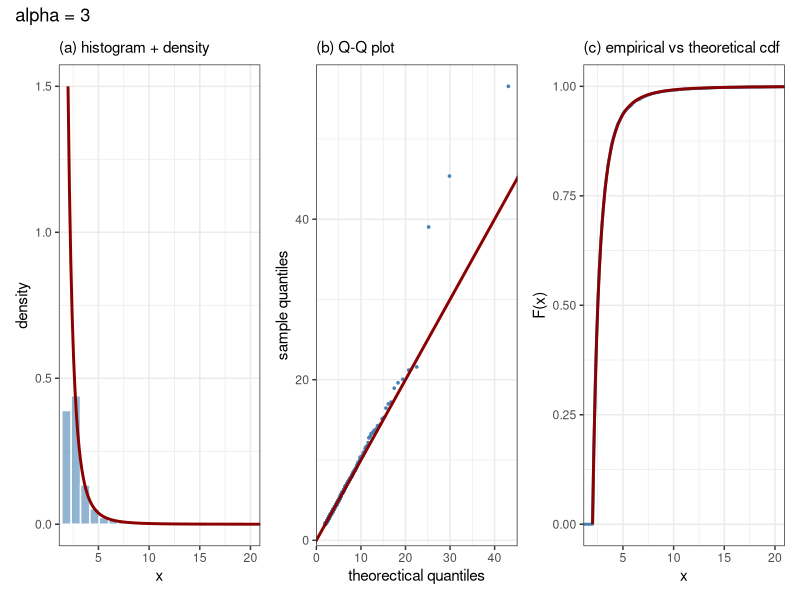
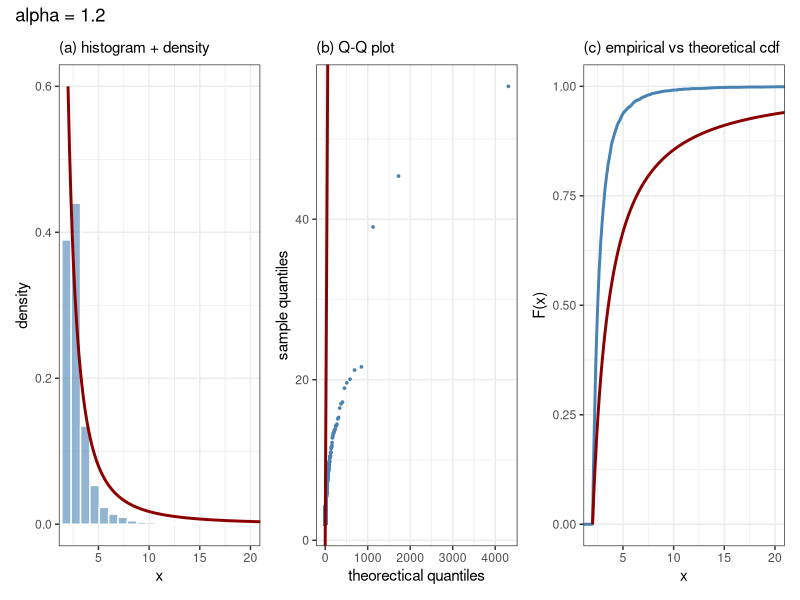
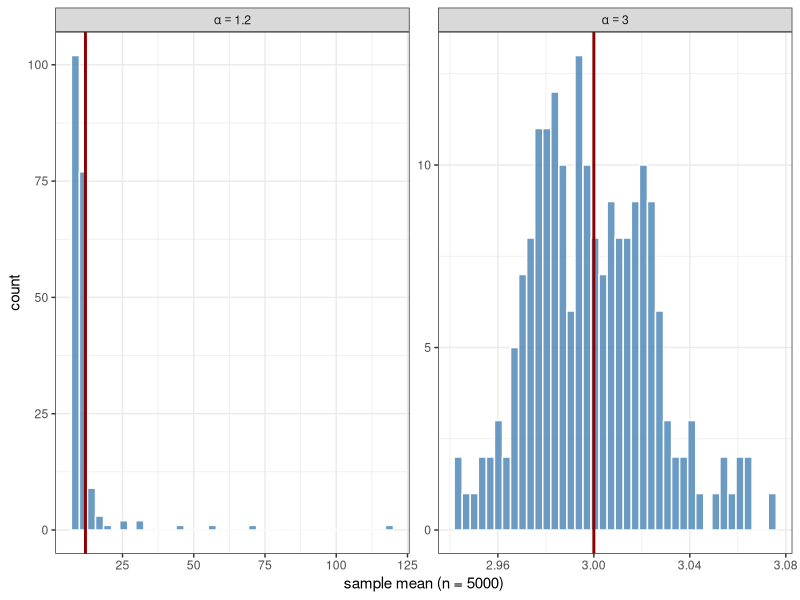

Write R code to recreate these figures, in order.
## ---- chunk 1
library(tidyverse)
library(patchwork)

rpareto_inv <- function(n, x0, al) {
  # n i.i.d. uniform(0, 1)
  u <- runif(n)
  # apply the inverse cdf -> Pareto draws
  x0 * (1 - u)^(-1 / al)
}
## ---- chunk 2
set.seed(20260812)
n <- 5000
x0 <- 2
alpha3 <- 3
x <- rpareto_inv(n, x0, alpha3)
## ---- chunk 3
# theoretical density
dpareto <- function(x, x0, al) {
  ifelse(x >= x0, (al * x0^al) / (x^(al + 1)), 0)
}

# theoretical quantile
qpareto <- function(p, x0, al) {
  x0 * (1 - p) ^ (-1 / al)
}

# theoretical cdf
ppareto <- function(x, x0, al) {
  1 - (x0 / x)^al
}

# returns three panels side by side
#   a) histogram + theoretical density
#   b) Q-Q plot (sample quantiles vs theoretical quantile)
#   c)empirical cdf vs theoretical cdf
checks <- function(x, x0, al, tag) {
  # plotting positions used to evaluate the theoretical quantiles
  p <- (seq_along(x) - 0.5) / length(x)
  
  # one data frame for all panels
  d <- data.frame(x = x,
                  theoq = qpareto(p, x0, al),
                  sampleq = sort(x))
  
  # axis cap: show the bulk of the data, hide the extreme 0.1% tail
  xmax <- quantile(x, 0.999)
  
  # 
  xs <- seq(x0, max(x), length.out = 400)
  
  # a) histogram + theoretical density
  p1 <- ggplot(d, aes(x)) +
    geom_histogram(
      aes(y = after_stat(density)),
      bins = 60,
      fill = "steelblue",
      alpha = 0.6,
      color = "white"
    ) +
    geom_line(
      data = data.frame(x = xs, y = dpareto(xs, x0, al)),
      aes(x, y),
      color = "darkred",
      linewidth = 1
    ) +
    coord_cartesian(xlim = c(x0, xmax)) +
    labs(
      subtitle = paste("(a) histogram + density"),
      x = "x",
      y = "density"
    ) +
    theme_bw()
  
  # b) Q-Q plot
  p2 <- ggplot(d, aes(theoq, sampleq)) +
    geom_point(size = 0.6, color = "steelblue") +
    geom_abline(
      slope = 1,
      intercept = 0,
      color = "darkred",
      linewidth = 1
    ) +
    labs(subtitle = paste("(b) Q-Q plot"),
         x = "theorectical quantiles",
         y = "sample quantiles") +
    theme_bw()
  
  # empirical vs theoretical cdf
  p3 <- ggplot(d, aes(x)) +
    stat_ecdf(geom = "step",
              color = "steelblue",
              linewidth = 1) +
    geom_line(
      data = data.frame(x = xs, y = ppareto(xs, x0, al)),
      aes(x, y),
      color = "darkred",
      linewidth = 1
    ) +
    coord_cartesian(xlim = c(x0, xmax)) +
    labs(
      subtitle = paste("(c) empirical vs theoretical cdf"),
      x = "x",
      y = "F(x)"
    ) +
    theme_bw()
  
  # combine the three panels side by side
  wrap_plots(p1, p2, p3, ncol = 3) + plot_annotation(title = tag)
}

# produce and show the three diagnostic plots
plt_alpha3 <- checks(x, x0, al = alpha3, "alpha = 3")
plt_alpha3
## ---- chunk 4
theomean3 <- alpha3 * x0 / (alpha3 - 1)
c(
  theoretical_mean = theomean3,
  sample_mean = mean(x),
  relative_diff = (mean(x) - theomean3) / theomean3
)
## ---- chunk 5
alpha12 <- 1.2
set.seed(20260812)
y <- rpareto_inv(n, x0, alpha12)
theomean12 <- alpha12 * x0 / (alpha12 - 1)

plt_alpha12 <- checks(x, x0, al = alpha12, "alpha = 1.2")
plt_alpha12

set.seed(123)
reps <- 200
mean3 <- replicate(reps, mean(rpareto_inv(n, x0, alpha3)))
mean12 <- replicate(reps, mean(rpareto_inv(n, x0, alpha12)))
c(alpha3_sd_of_means = sd(mean3),
  alpha12_sd_of_means = sd(mean12))
summary(mean12)

stab <- data.frame(
  mean = c(mean3, mean12),
  alpha = factor(rep(c("alpha == 3", "alpha == 1.2"), each = reps))
)

plt_stab <- ggplot(stab, aes(mean)) +
  geom_histogram(
    bins = 40,
    fill = "steelblue",
    alpha = 0.8,
    color = "white"
  ) +
  geom_vline(
    data = data.frame(theo = c(3, 12), alpha = factor(c(
      "alpha == 3", "alpha == 1.2"
    ))),
    aes(xintercept = theo),
    color = "darkred",
    linewidth = 1
  ) +
  facet_wrap( ~ alpha, scale = "free", labeller = label_parsed) +
  labs(x = "sample mean (n = 5000)", y = "count", subtitl = "sample mean over 200 replications") +
  theme_bw()
plt_stab
